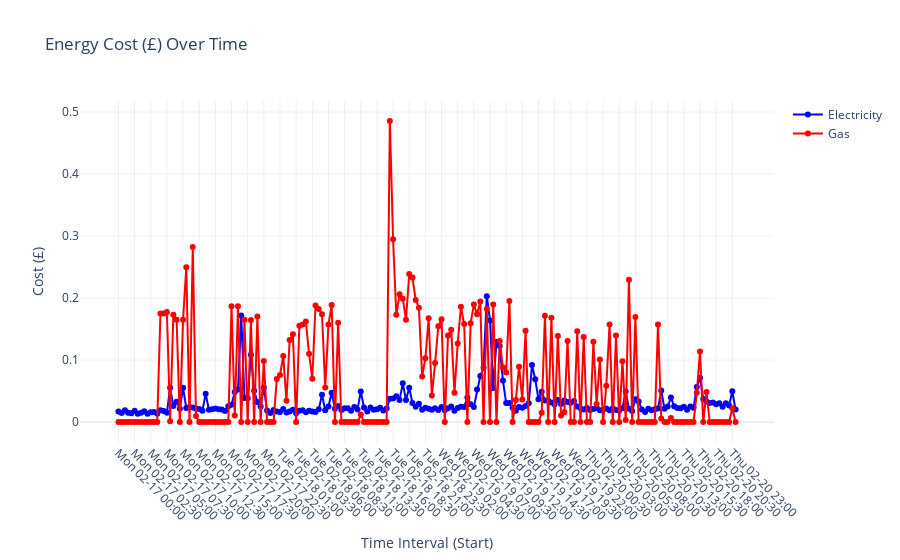

This figure's notebook cell:
### Markdown cell above
# Run charts

### Code cell
no_of_days = 4

df_summary = df_both.groupby(["day", "weekday"]).agg(
    count=("gas_consumption", "count"),  # Counting records in each group
    mean_gas=("gas_consumption", "mean"),
    total_gas=("gas_consumption", "sum"),
    mean_electricity=("electricity_consumption", "mean"),
    total_electricity=("electricity_consumption", "sum")
).reset_index().sort_values(by="day", ascending=False)

list_days = df_summary[0:no_of_days]['day'].to_list()
print(list_days)

# display chart
df_week = df_both[df_both['day'].isin(list_days)].copy()
# convert to costs
df_week['gas_cost'] = df_week['gas_consumption'] * 11.16 * 0.0641
df_week['electricity_cost'] = df_week['electricity_consumption'] * .2606

fig = get_plot(df_week, 'both', 'cost')
fig.show()

### Figure 1 — Plotly figure (JSON) as saved in the notebook; plotly's stock layout.template omitted (floating-point values rounded to 4 significant figures; data arrays with more than 128 entries replaced by an {"elided": "..."} marker saying what was removed)
{"data": [{"line": {"color": "blue"}, "mode": "lines+markers", "name": "Electricity", "type": "scatter", "x": {"elided": "192 str values"}, "y": {"elided": "192 float values"}}, {"line": {"color": "red"}, "mode": "lines+markers", "name": "Gas", "type": "scatter", "x": {"elided": "192 str values"}, "y": {"elided": "192 float values"}}], "layout": {"title": {"text": "Energy Cost (£) Over Time"}, "xaxis": {"tickangle": 45, "title": {"text": "Time Interval (Start)"}}, "yaxis": {"title": {"text": "Cost (£)"}}}}
